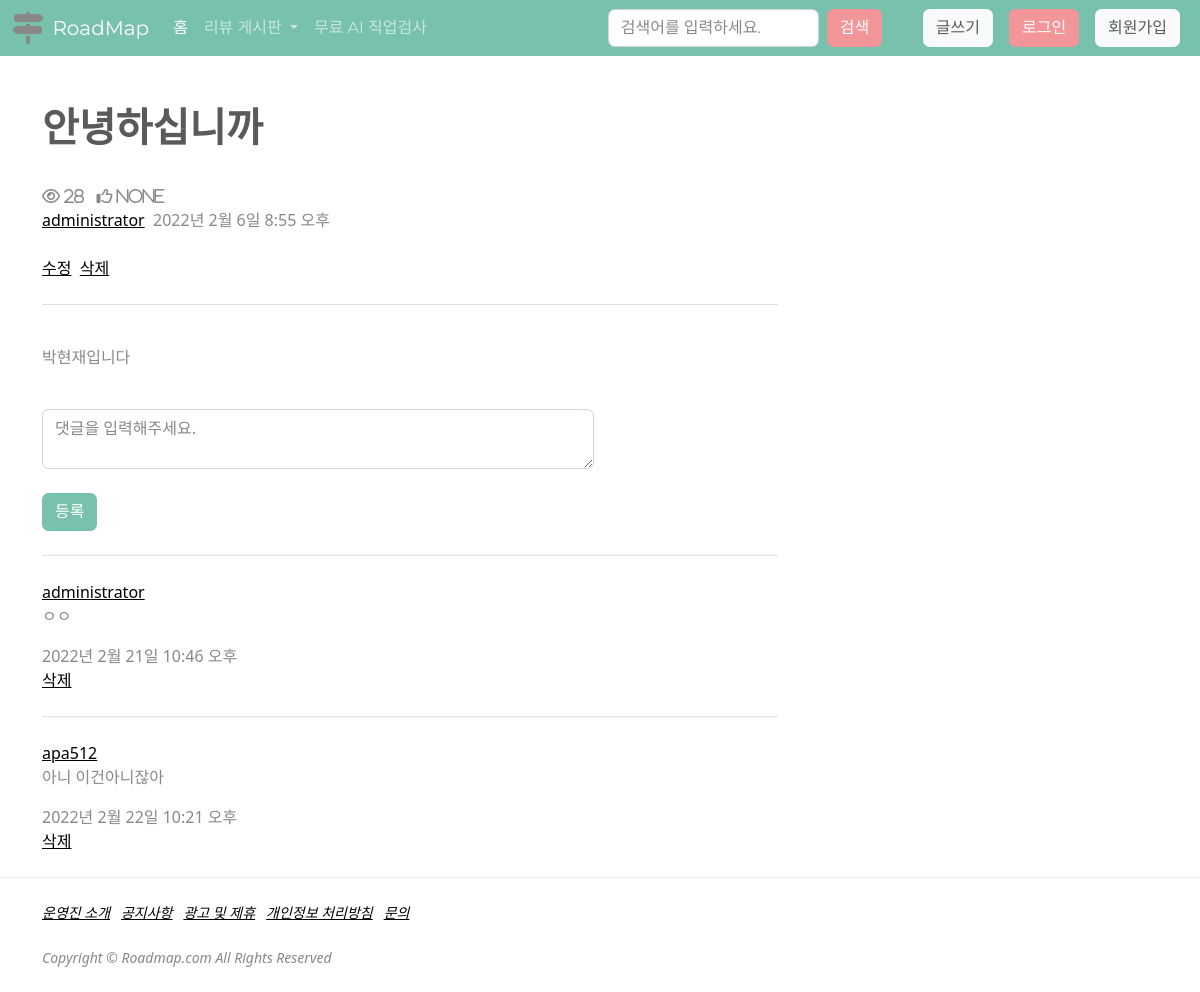
The app's page /board/19/, older data.
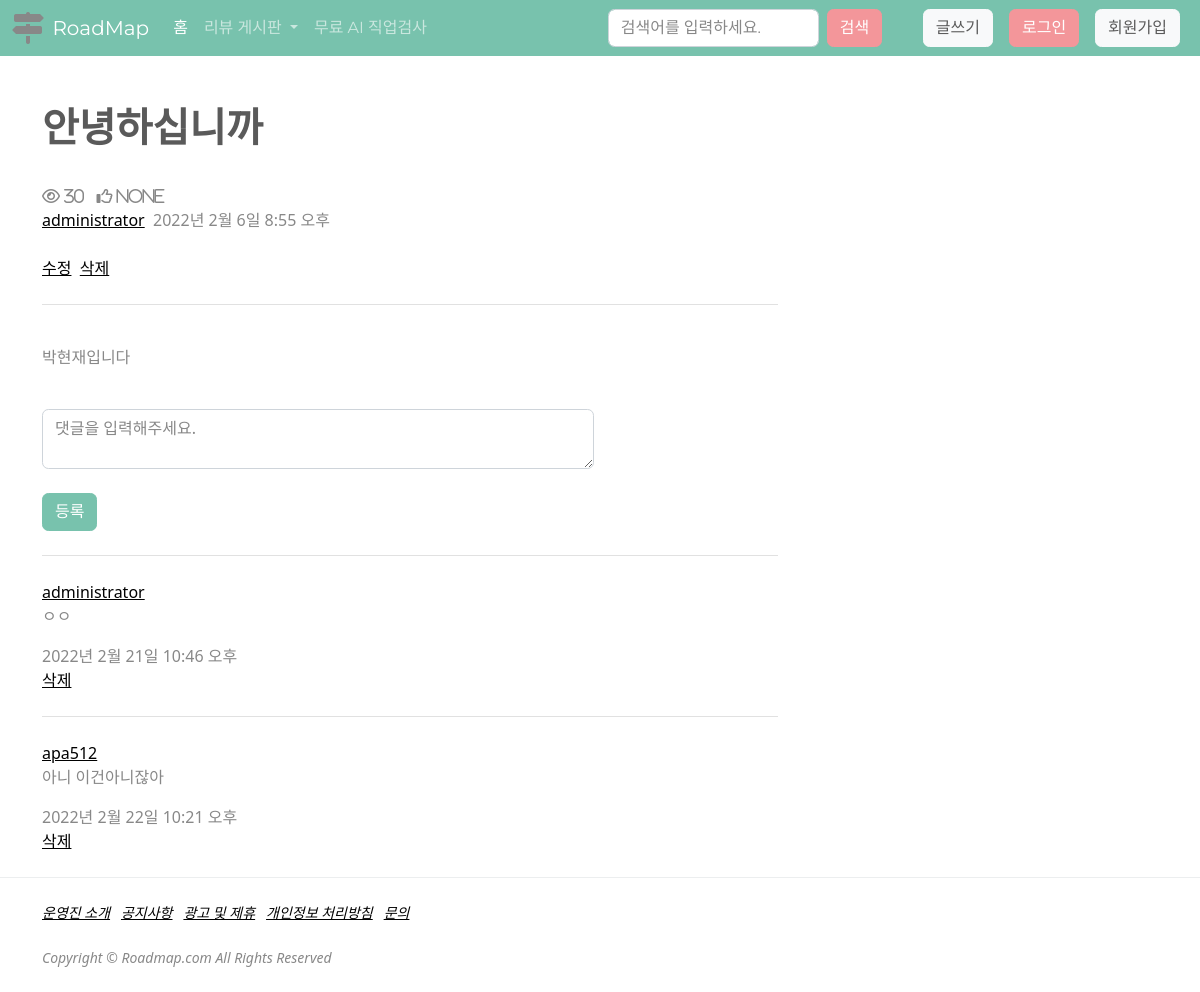
The same page, newer data.
### board/models.py (models this page shows, shortened)
class Post(models.Model):
    title = models.CharField(max_length=200, verbose_name="제목")
    contents = models.TextField(verbose_name="내용")
    writer = models.ForeignKey(
        'user.BoardMember', on_delete=models.CASCADE, null=True, verbose_name="작성자")
    created_at = models.DateTimeField(
        auto_now_add=True, null=True, verbose_name="작성일")
    updated_at = models.DateTimeField(
        auto_now=True, null=True, verbose_name="최종수정일")
    view_count = models.PositiveIntegerField(default=0, verbose_name="조회수")
    like_count = models.IntegerField(null=True, verbose_name="좋아요수")
    name_choices = (('직업리뷰', '직업리뷰'), ('학과리뷰', '학과리뷰'))
    name = models.CharField(
        max_length=200, null=True, choices=name_choices, verbose_name="게시판명")
    class Meta:
        db_table = 'boards'
        verbose_name = '게시판'
        verbose_name_plural = '게시판'

### user/models.py (models this page shows)
class BoardMember(models.Model):
    username = models.CharField(max_length=100, verbose_name='유저ID')
    email = models.EmailField(max_length=100, verbose_name='유저메일')
    password = models.CharField(max_length=100, verbose_name='유저PW')
    created_at = models.DateTimeField(auto_now_add=True, verbose_name='가입날짜')
    updated_at = models.DateTimeField(auto_now=True, verbose_name='마지막수정일')
    def __str__(self):
        return self.username
    class Meta:
        db_table = 'boardmembers'
        verbose_name = '게시판멤버'
        verbose_name_plural = '게시판멤버'

### board/views.py (the view)
# urls.py: path('<int:pk>/', views.board_detail, name='board_detail'),
def board_detail(request, pk):
    try:
        photo = Photo()
        print(photo.img)
        context = dict()
        post = Post.objects.get(pk=pk)
        comment_form = CommentForm()
        context['post'] = post
        context['comment_form'] = comment_form
        response = render(request, 'board_detail.html', context)
        expire_date, now = datetime.now(), datetime.now()
        expire_date += timedelta(days=1)
        expire_date = expire_date.replace(
            hour=0, minute=0, second=0, microsecond=0)
        expire_date -= now
        max_age = expire_date.total_seconds()
        cookie_value = request.COOKIES.get('view_count', '_')
        if f'_{pk}_' not in cookie_value:
            cookie_value += f'{pk}_'
            response.set_cookie('view_count', value=cookie_value,
                                max_age=max_age, httponly=True)
            post.view_count += 1
            post.save()
        return response
    except Post.DoesNotExist:
        return render(request, 'board_erased.html')

### board/forms.py
class CommentForm(forms.ModelForm):
    class Meta:
        model = Comment
        fields = ['comment_contents', ]

### board/models.py (called while the page is built)
    def __str__(self):
        return self.comment_contents

### board/templates/board_detail.html (shortened to what this page needs)
{% extends "base.html" %}
{% block body %}
{% load static %}
            <div class="container">
                <div class="row">
                    <div class="col-md-8">
                        <div class="post-heading">
                            <h1>{{post.title}}</h1><br>
                            <div>
                                <i class="far fa-eye"> {{post.view_count}}</i>
                                <i class="far fa-thumbs-up"> {{post.like_count}}</i>
                            </div>
                            <a href="#!">{{post.writer}}</a>
                            &nbsp;{{post.created_at}}
                            </a><br><br>
                            <div class="post-edit">
                                <a href="{% url 'board_update' post.pk %}">수정</a>&nbsp;
                                <a href="{% url 'board_delete' post.pk %}" onclick="return confirm('정말 삭제하시겠습니까?');">삭제</a>
                            </div>
                            <hr class="my-4" />
                        </div>
                    </div>
                </div>
            </div>
        <article class="mb-4">
            <div class="container">
                <div class="row">
                    <div class="col-md-8">
                        <p>{{post.contents|linebreaks}}</p>
                    </div>
                </div>
            </div>
        </article>
        <div class="container">
            <div class="row">
                <div class="col-md-8">
                    <form method="POST" action="{% url 'comment_write' post.id %}">
                        <textarea class="form-control" style="height : 60px" placeholder="댓글을 입력해주세요." name="comment_contents"></textarea><br>
                        <button type="submit" class="btn btn-primary">등록</button>
                        {% for comment in post.comment_set.all %}
                        <hr class="my-4" />
                        <a href="#!">{{comment.comment_writer}}</a>
                        <p>{{comment}}</p>
                        <h7>{{comment.created_at}}</h7>
                        <div class="comment_edit">
                            <a href="{% url 'comment_delete' post.id comment.id %}" onclick="return confirm('정말 삭제하시겠습니까?');">삭제</a>
                        </div>
                        {% endfor %}
                    </form>
                </div>
            </div>
        </div>
{% endblock body %}

Row changes from the older to the newer data that the page shows:
changed Post "안녕하십니까": view_count "28" → "30"
